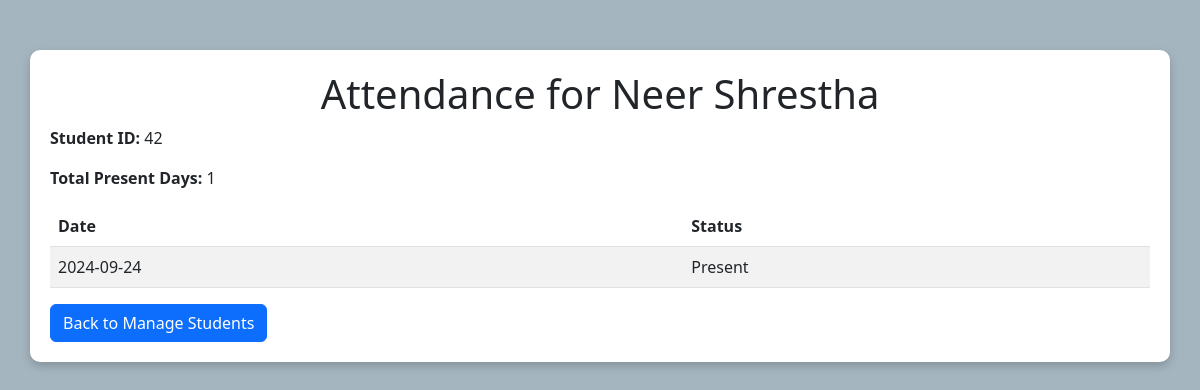
/admin/view_attendance.php?sid=42, run on an earlier commit of the app's database.
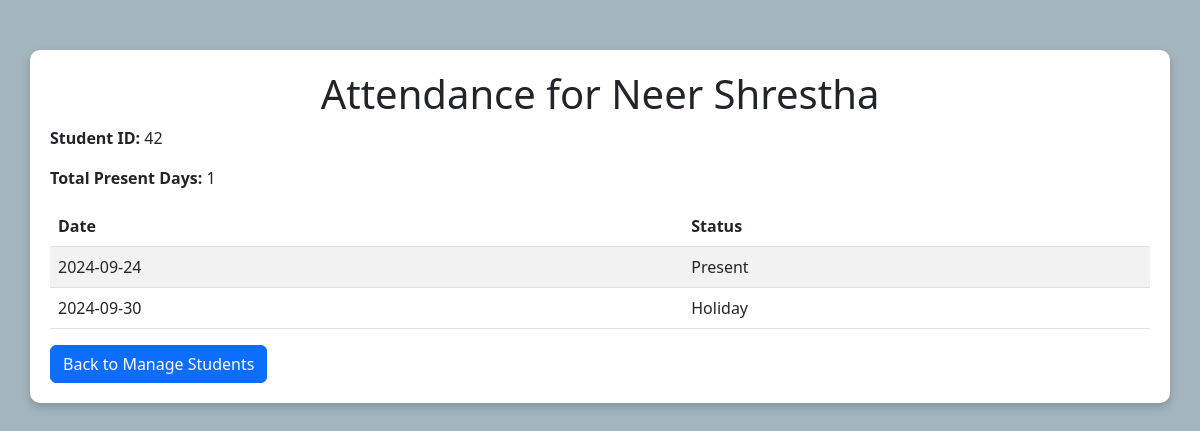
And on a later commit of the database.
### tables this page shows
CREATE TABLE `attendance` (
  `attendance_id` int NOT NULL,
  `sid` int NOT NULL,
  `date` date NOT NULL,
  `status` enum('Present','Absent','Holiday') DEFAULT 'Absent',
  `recorded_at` timestamp NULL DEFAULT CURRENT_TIMESTAMP
);

### admin/view_attendance.php (the view, shortened to what this page needs)
<?php
$servername = "localhost";
$username = "root";
$password = "";
$dbname = "attendance_sys";
$conn = new mysqli($servername, $username, $password, $dbname);
$sid = isset($_GET['sid']) ? $_GET['sid'] : '';
if (!empty($sid)) {
    $sql_student = "SELECT first_name, last_name FROM student_details WHERE sid = ?";
    $stmt_student = $conn->prepare($sql_student);
    $stmt_student->bind_param("s", $sid);
    $stmt_student->execute();
    $result_student = $stmt_student->get_result();
    if ($result_student->num_rows > 0) {
        $student = $result_student->fetch_assoc();
        $student_name = $student['first_name'] . ' ' . $student['last_name'];
        $sql_attendance = "SELECT COUNT(*) as total_present FROM attendance WHERE sid = ? AND status = 'Present'";
        $stmt_attendance = $conn->prepare($sql_attendance);
        $stmt_attendance->bind_param("s", $sid);
        $stmt_attendance->execute();
        $result_attendance = $stmt_attendance->get_result();
        $attendance_data = $result_attendance->fetch_assoc();
        $total_present = $attendance_data['total_present'];
        $sql_records = "SELECT date, status FROM attendance WHERE sid = ?";
        $stmt_records = $conn->prepare($sql_records);
        $stmt_records->bind_param("s", $sid);
        $stmt_records->execute();
        $result_records = $stmt_records->get_result();
    } else {
        echo "No student found with the provided ID.";
        exit();
    }
} else {
    echo "Invalid student ID.";
    exit();
}
?>
<!DOCTYPE html>
<html lang="en">
<head>
    <link href="https://cdn.jsdelivr.net/npm/bootstrap@5.3.0-alpha3/dist/css/bootstrap.min.css" rel="stylesheet">
</head>
<body>
    <div class="container attendance-container">
        <h1 class="text-center">Attendance for <?php echo htmlspecialchars($student_name); ?></h1>
        <p><strong>Student ID:</strong> <?php echo htmlspecialchars($sid); ?></p>
        <p><strong>Total Present Days:</strong> <?php echo $total_present; ?></p>
        <table class="table table-striped">
            <thead>
                <tr>
                    <th>Date</th>
                    <th>Status</th>
                </tr>
            </thead>
            <tbody>
                <?php if ($result_records->num_rows > 0): ?>
                    <?php while ($row = $result_records->fetch_assoc()): ?>
                        <tr>
                            <td><?php echo htmlspecialchars($row['date']); ?></td>
                            <td><?php echo htmlspecialchars($row['status']); ?></td>
                        </tr>
                    <?php endwhile; ?>
                <?php else: ?>
                    <tr>
                        <td colspan="2">No attendance records found.</td>
                    </tr>
                <?php endif; ?>
            </tbody>
        </table>
        <a href="manage_students.php" class="btn btn-primary">Back to Manage Students</a>
    </div>
</body>
</html>

What changed in the data, as far as the page shows it:
added attendance: date "2024-09-30", status "Holiday"
